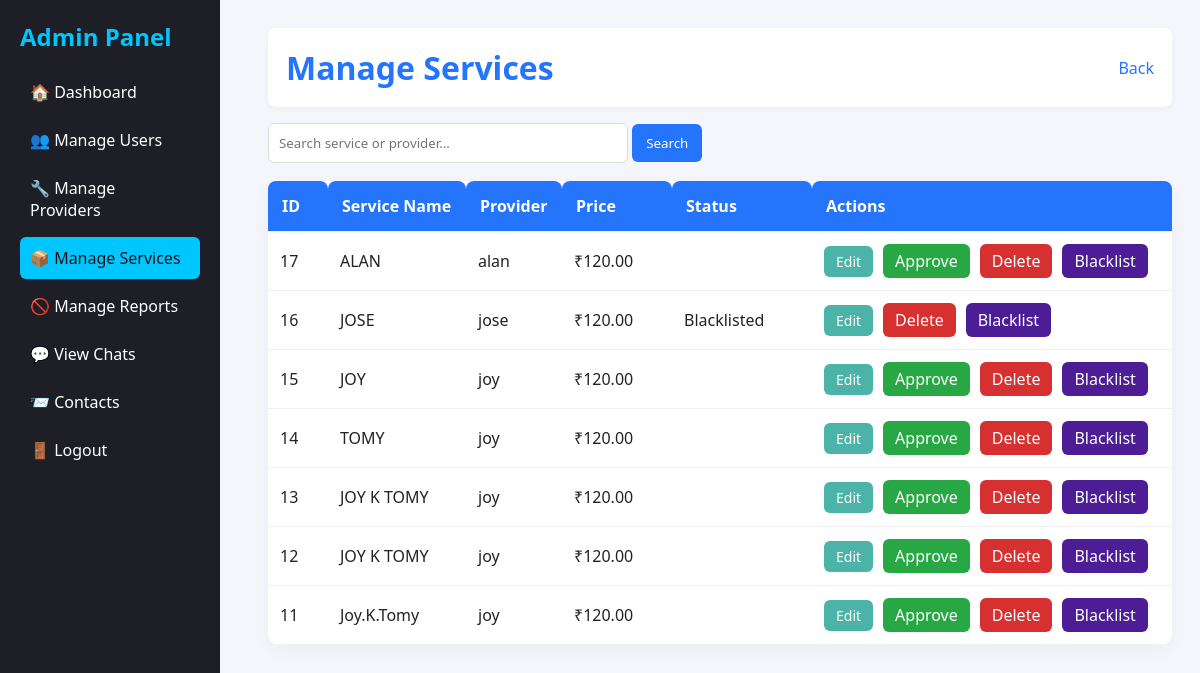
The page /manage_services.php (signed in) on the database its author committed.
### tables this page shows
CREATE TABLE `services` (
  `id` int(11) NOT NULL,
  `provider_id` int(11) NOT NULL,
  `name` varchar(100) NOT NULL,
  `service_type` varchar(50) NOT NULL,
  `rate` decimal(10,2) NOT NULL,
  `country_code` varchar(10) NOT NULL,
  `phone` varchar(20) NOT NULL,
  `address` varchar(255) NOT NULL,
  `pincode` varchar(10) NOT NULL,
  `gender` enum('Male','Female','Other') NOT NULL,
  `description` text NOT NULL,
  `photo` varchar(255) DEFAULT NULL,
  `created_at` timestamp NOT NULL DEFAULT current_timestamp(),
  `status` enum('pending','active','inactive','blacklisted') DEFAULT 'pending'
);

CREATE TABLE `accounts` (
  `id` int(11) NOT NULL,
  `username` varchar(50) NOT NULL,
  `email` varchar(100) NOT NULL,
  `password` varchar(255) NOT NULL,
  `phone` varchar(15) NOT NULL,
  `role` enum('user','provider','admin') NOT NULL,
  `created_at` timestamp NOT NULL DEFAULT current_timestamp(),
  `status` enum('active','blacklisted') NOT NULL DEFAULT 'active'
);

### manage_services.php (the view, shortened to what this page needs)
<?php
$host = "localhost";
$user = "root";
$password = "";
$database = "servicemarketplace";
$conn = new mysqli($host, $user, $password, $database);
$search = $_GET['search'] ?? '';
$search_sql = "";
$params = [];
$sql = "SELECT s.*, a.username AS provider_name FROM services s LEFT JOIN accounts a ON s.provider_id = a.id {$search_sql} ORDER BY s.id DESC";
if ($search_sql) {
    $stmt = $conn->prepare($sql);
    $stmt->bind_param("ss", $params[0], $params[1]);
    $stmt->execute();
    $result = $stmt->get_result();
} else {
    $result = $conn->query($sql);
}
?>
<html>
<head>
</head>
<body>
<div class="sidebar">
  <h2>Admin Panel</h2>
  <a href="admin_dashboard.php">🏠 Dashboard</a>
  <a href="manage_users.php">👥 Manage Users</a>
  <a href="manage_providers.php">🔧 Manage Providers</a>
  <a href="manage_services.php" class="active">📦 Manage Services</a>
  <a href="manage_reports.php">🚫 Manage Reports</a>
  <a href="admin_view_chats.php">💬 View Chats</a>
  <a href="view_contacts.php">📨 Contacts</a>
  <a href="admin_dashboard.php?logout=1">🚪 Logout</a>
</div>
<div class="main">
  <div class="topbar">
    <h1 style="color:#2575fc;margin:0">Manage Services</h1>
    <a href="admin_dashboard.php" style="color:#2575fc;text-decoration:none">Back</a>
  </div>
  <div class="search-box">
    <form method="GET" id="searchForm" onsubmit="return true;">
      <input type="text" name="search" placeholder="Search service or provider..." value="<?php echo htmlspecialchars($search); ?>">
      <button type="submit">Search</button>
    </form>
  </div>
  <div class="table-wrap">
    <table>
      <thead>
        <tr>
          <th style="width:60px">ID</th>
          <th>Service Name</th>
          <th>Provider</th>
          <th style="width:110px">Price</th>
          <th style="width:140px">Status</th>
          <th style="width:360px">Actions</th>
        </tr>
      </thead>
      <tbody id="servicesBody">
<?php while ($row = $result->fetch_assoc()):
    $sid = (int)$row['id'];
    $status = $row['status'] ?? 'pending';
?>
        <tr id="row-<?php echo $sid; ?>">
          <td><?php echo $sid; ?></td>
          <td><?php echo htmlspecialchars($row['name']); ?></td>
          <td><?php echo htmlspecialchars($row['provider_name'] ?? ''); ?></td>
          <td>₹<?php echo htmlspecialchars($row['rate']); ?></td>
          <td class="status-cell" data-status="<?php echo htmlspecialchars($status); ?>">
            <?php
              if ($status === 'pending') echo "<span class='status-pending'>Pending</span>";
              elseif ($status === 'approved') echo "<span class='status-approved'>Approved</span>";
              elseif ($status === 'inactive') echo "<span class='status-inactive'>Inactive</span>";
              elseif ($status === 'blacklisted') echo "<span class='status-blacklisted'>Blacklisted</span>";
              else echo htmlspecialchars($status);
            ?>
          </td>
          <td class="actions">
    <div class="action-buttons">
        <a href="#" class="btn-edit"
           onclick="openEdit(event, <?php echo $sid; ?>)">Edit</a>
        <?php if ($status !== 'approved' && $status !== 'blacklisted'): ?>
            <a href="#" class="btn-approve"
               onclick="approveService(event, <?php echo $sid; ?>)">Approve</a>
        <?php endif; ?>
        <a href="#" class="btn-delete"
           onclick="deleteService(event, <?php echo $sid; ?>)">Delete</a>
        <a href="#" class="btn-black"
           onclick="blacklistService(event, <?php echo $sid; ?>)">Blacklist</a>
    </div>
</td>
        </tr>
<?php endwhile; ?>
      </tbody>
    </table>
  </div>
</div>
</body>
</html>

### manage_services.php (style rules this page uses)
* { box-sizing: border-box; font-family: "Segoe UI",sans-serif; }
body { margin:0; background:#f4f6fc; color:#222; }
.sidebar { width:220px; background:#1e1f26; color:#fff; position:fixed; top:0; bottom:0; padding:20px; }
.sidebar h2 { color:#00c6ff;margin:0 0 18px 0 }
.sidebar a { display:block;color:#fff;padding:10px;border-radius:6px;text-decoration:none;margin-bottom:6px }
.sidebar a.active, .sidebar a:hover { background:#00c6ff;color:#111 }
.main { margin-left:240px;padding:28px }
.topbar { background:#fff;padding:18px;border-radius:8px;box-shadow:0 2px 6px rgba(0,0,0,0.04);display:flex;justify-content:space-between;align-items:center }
.search-box { margin-top:16px;margin-bottom:18px }
.search-box input { padding:10px;width:360px;border:1px solid #ddd;border-radius:6px }
.search-box button { padding:10px 14px;background:#2575fc;border:none;color:#fff;border-radius:6px;cursor:pointer }
.table-wrap { background:#fff;border-radius:12px;padding:0;margin-top:18px;box-shadow:0 6px 20px rgba(0,0,0,0.04) }
table { width:100%;border-collapse:collapse }
thead th { background:#2575fc;color:#fff;padding:14px;text-align:left;border-radius:8px 8px 0 0 }
td, th { padding:12px;border-bottom:1px solid #f0f0f0 }
.action-buttons { display: flex; gap: 10px; align-items: center; }
.btn-edit { background: #4bb3a7; padding: 6px 12px; color: white; border-radius: 6px; text-decoration: none; font-size: 14px; }
.btn-approve { background: #28a745; padding: 6px 12px; color: white; border-radius: 6px; text-decoration: none; }
.btn-delete { background: #d63031; padding: 6px 12px; color: white; border-radius: 6px; text-decoration: none; }
.btn-black { background: #4c1d95; padding: 6px 12px; color: white; border-radius: 6px; text-decoration: none; }

### rows shown on the page
services: id "17", name "ALAN", provider.username "alan", rate "120.00"
services: id "16", name "JOSE", provider.username "jose", rate "120.00", status "Blacklisted"
services: id "15", name "JOY", provider.username "joy", rate "120.00"
services: id "14", name "TOMY", provider.username "joy", rate "120.00"
services: id "13", name "JOY K TOMY", provider.username "joy", rate "120.00"
services: id "12", name "JOY K TOMY", provider.username "joy", rate "120.00"
services: id "11", name "Joy.K.Tomy", provider.username "joy", rate "120.00"
